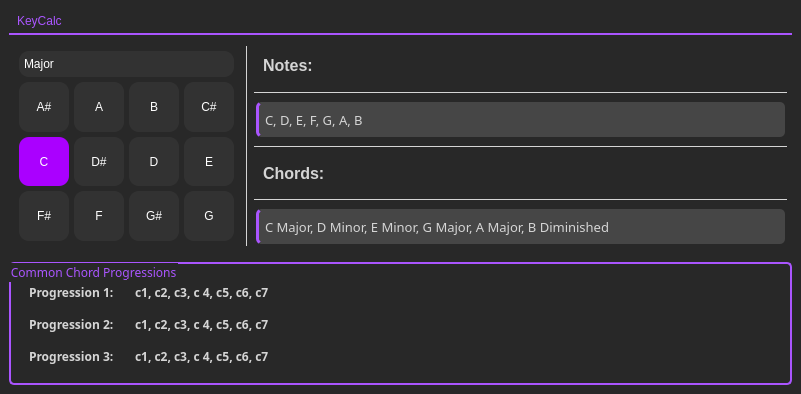
<?xml version="1.0" encoding="UTF-8"?>
<ui version="4.0">
 <class>KeyCalc</class>
 <widget class="QMainWindow" name="KeyCalc">
  <property name="geometry">
   <rect>
    <x>0</x>
    <y>0</y>
    <width>801</width>
    <height>394</height>
   </rect>
  </property>
  <property name="sizePolicy">
   <sizepolicy hsizetype="Fixed" vsizetype="Fixed">
    <horstretch>0</horstretch>
    <verstretch>0</verstretch>
   </sizepolicy>
  </property>
  <property name="palette">
   <palette>
    <active>
     <colorrole role="WindowText">
      <brush brushstyle="SolidPattern">
       <color alpha="255">
        <red>213</red>
        <green>213</green>
        <blue>213</blue>
       </color>
      </brush>
     </colorrole>
     <colorrole role="Button">
      <brush brushstyle="SolidPattern">
       <color alpha="255">
        <red>40</red>
        <green>40</green>
        <blue>40</blue>
       </color>
      </brush>
     </colorrole>
     <colorrole role="Light">
      <brush brushstyle="SolidPattern">
       <color alpha="255">
        <red>100</red>
        <green>100</green>
        <blue>100</blue>
       </color>
      </brush>
     </colorrole>
     <colorrole role="Midlight">
      <brush brushstyle="SolidPattern">
       <color alpha="255">
        <red>75</red>
        <green>75</green>
        <blue>75</blue>
       </color>
      </brush>
     </colorrole>
     <colorrole role="Dark">
      <brush brushstyle="SolidPattern">
       <color alpha="255">
        <red>50</red>
        <green>50</green>
        <blue>50</blue>
       </color>
      </brush>
     </colorrole>
     <colorrole role="Mid">
      <brush brushstyle="SolidPattern">
       <color alpha="255">
        <red>60</red>
        <green>60</green>
        <blue>60</blue>
       </color>
      </brush>
     </colorrole>
     <colorrole role="Text">
      <brush brushstyle="SolidPattern">
       <color alpha="255">
        <red>213</red>
        <green>213</green>
        <blue>213</blue>
       </color>
      </brush>
     </colorrole>
     <colorrole role="ButtonText">
      <brush brushstyle="SolidPattern">
       <color alpha="255">
        <red>213</red>
        <green>213</green>
        <blue>213</blue>
       </color>
      </brush>
     </colorrole>
     <colorrole role="Base">
      <brush brushstyle="SolidPattern">
       <color alpha="255">
        <red>40</red>
        <green>40</green>
        <blue>40</blue>
       </color>
      </brush>
     </colorrole>
     <colorrole role="Window">
      <brush brushstyle="SolidPattern">
       <color alpha="255">
        <red>40</red>
        <green>40</green>
        <blue>40</blue>
       </color>
      </brush>
     </colorrole>
     <colorrole role="Highlight">
      <brush brushstyle="SolidPattern">
       <color alpha="255">
        <red>170</red>
        <green>85</green>
        <blue>255</blue>
       </color>
      </brush>
     </colorrole>
     <colorrole role="AlternateBase">
      <brush brushstyle="SolidPattern">
       <color alpha="255">
        <red>80</red>
        <green>80</green>
        <blue>80</blue>
       </color>
      </brush>
     </colorrole>
     <colorrole role="ToolTipBase">
      <brush brushstyle="SolidPattern">
       <color alpha="255">
        <red>0</red>
        <green>0</green>
        <blue>0</blue>
       </color>
      </brush>
     </colorrole>
     <colorrole role="PlaceholderText">
      <brush brushstyle="SolidPattern">
       <color alpha="128">
        <red>213</red>
        <green>213</green>
        <blue>213</blue>
       </color>
      </brush>
     </colorrole>
    </active>
    <inactive>
     <colorrole role="WindowText">
      <brush brushstyle="SolidPattern">
       <color alpha="255">
        <red>213</red>
        <green>213</green>
        <blue>213</blue>
       </color>
      </brush>
     </colorrole>
     <colorrole role="Button">
      <brush brushstyle="SolidPattern">
       <color alpha="255">
        <red>40</red>
        <green>40</green>
        <blue>40</blue>
       </color>
      </brush>
     </colorrole>
     <colorrole role="Light">
      <brush brushstyle="SolidPattern">
       <color alpha="255">
        <red>100</red>
        <green>100</green>
        <blue>100</blue>
       </color>
      </brush>
     </colorrole>
     <colorrole role="Midlight">
      <brush brushstyle="SolidPattern">
       <color alpha="255">
        <red>75</red>
        <green>75</green>
        <blue>75</blue>
       </color>
      </brush>
     </colorrole>
     <colorrole role="Dark">
      <brush brushstyle="SolidPattern">
       <color alpha="255">
        <red>50</red>
        <green>50</green>
        <blue>50</blue>
       </color>
      </brush>
     </colorrole>
     <colorrole role="Mid">
      <brush brushstyle="SolidPattern">
       <color alpha="255">
        <red>60</red>
        <green>60</green>
        <blue>60</blue>
       </color>
      </brush>
     </colorrole>
     <colorrole role="Text">
      <brush brushstyle="SolidPattern">
       <color alpha="255">
        <red>213</red>
        <green>213</green>
        <blue>213</blue>
       </color>
      </brush>
     </colorrole>
     <colorrole role="ButtonText">
      <brush brushstyle="SolidPattern">
       <color alpha="255">
        <red>213</red>
        <green>213</green>
        <blue>213</blue>
       </color>
      </brush>
     </colorrole>
     <colorrole role="Base">
      <brush brushstyle="SolidPattern">
       <color alpha="255">
        <red>40</red>
        <green>40</green>
        <blue>40</blue>
       </color>
      </brush>
     </colorrole>
     <colorrole role="Window">
      <brush brushstyle="SolidPattern">
       <color alpha="255">
        <red>40</red>
        <green>40</green>
        <blue>40</blue>
       </color>
      </brush>
     </colorrole>
     <colorrole role="Highlight">
      <brush brushstyle="SolidPattern">
       <color alpha="255">
        <red>170</red>
        <green>85</green>
        <blue>255</blue>
       </color>
      </brush>
     </colorrole>
     <colorrole role="AlternateBase">
      <brush brushstyle="SolidPattern">
       <color alpha="255">
        <red>80</red>
        <green>80</green>
        <blue>80</blue>
       </color>
      </brush>
     </colorrole>
     <colorrole role="ToolTipBase">
      <brush brushstyle="SolidPattern">
       <color alpha="255">
        <red>0</red>
        <green>0</green>
        <blue>0</blue>
       </color>
      </brush>
     </colorrole>
     <colorrole role="PlaceholderText">
      <brush brushstyle="SolidPattern">
       <color alpha="128">
        <red>213</red>
        <green>213</green>
        <blue>213</blue>
       </color>
      </brush>
     </colorrole>
    </inactive>
    <disabled>
     <colorrole role="WindowText">
      <brush brushstyle="SolidPattern">
       <color alpha="255">
        <red>213</red>
        <green>213</green>
        <blue>213</blue>
       </color>
      </brush>
     </colorrole>
     <colorrole role="Button">
      <brush brushstyle="SolidPattern">
       <color alpha="255">
        <red>40</red>
        <green>40</green>
        <blue>40</blue>
       </color>
      </brush>
     </colorrole>
     <colorrole role="Light">
      <brush brushstyle="SolidPattern">
       <color alpha="255">
        <red>100</red>
        <green>100</green>
        <blue>100</blue>
       </color>
      </brush>
     </colorrole>
     <colorrole role="Midlight">
      <brush brushstyle="SolidPattern">
       <color alpha="255">
        <red>75</red>
        <green>75</green>
        <blue>75</blue>
       </color>
      </brush>
     </colorrole>
     <colorrole role="Dark">
      <brush brushstyle="SolidPattern">
       <color alpha="255">
        <red>50</red>
        <green>50</green>
        <blue>50</blue>
       </color>
      </brush>
     </colorrole>
     <colorrole role="Mid">
      <brush brushstyle="SolidPattern">
       <color alpha="255">
        <red>60</red>
        <green>60</green>
        <blue>60</blue>
       </color>
      </brush>
     </colorrole>
     <colorrole role="Text">
      <brush brushstyle="SolidPattern">
       <color alpha="255">
        <red>213</red>
        <green>213</green>
        <blue>213</blue>
       </color>
      </brush>
     </colorrole>
     <colorrole role="ButtonText">
      <brush brushstyle="SolidPattern">
       <color alpha="255">
        <red>213</red>
        <green>213</green>
        <blue>213</blue>
       </color>
      </brush>
     </colorrole>
     <colorrole role="Base">
      <brush brushstyle="SolidPattern">
       <color alpha="255">
        <red>40</red>
        <green>40</green>
        <blue>40</blue>
       </color>
      </brush>
     </colorrole>
     <colorrole role="Window">
      <brush brushstyle="SolidPattern">
       <color alpha="255">
        <red>40</red>
        <green>40</green>
        <blue>40</blue>
       </color>
      </brush>
     </colorrole>
     <colorrole role="Highlight">
      <brush brushstyle="SolidPattern">
       <color alpha="255">
        <red>0</red>
        <green>120</green>
        <blue>212</blue>
       </color>
      </brush>
     </colorrole>
     <colorrole role="AlternateBase">
      <brush brushstyle="SolidPattern">
       <color alpha="255">
        <red>80</red>
        <green>80</green>
        <blue>80</blue>
       </color>
      </brush>
     </colorrole>
     <colorrole role="ToolTipBase">
      <brush brushstyle="SolidPattern">
       <color alpha="255">
        <red>0</red>
        <green>0</green>
        <blue>0</blue>
       </color>
      </brush>
     </colorrole>
     <colorrole role="PlaceholderText">
      <brush brushstyle="SolidPattern">
       <color alpha="128">
        <red>213</red>
        <green>213</green>
        <blue>213</blue>
       </color>
      </brush>
     </colorrole>
    </disabled>
   </palette>
  </property>
  <property name="font">
   <font>
    <family>Montserrat Medium</family>
   </font>
  </property>
  <property name="windowTitle">
   <string>KeyCalc</string>
  </property>
  <property name="windowIcon">
   <iconset>
    <normaloff>../../../Pictures/Icons/work_construction_office_repair_building_wrench_tool_toolkit_icon_262375.ico</normaloff>../../../Pictures/Icons/work_construction_office_repair_building_wrench_tool_toolkit_icon_262375.ico</iconset>
  </property>
  <property name="accessibleName">
   <string>KeyCalc</string>
  </property>
  <property name="styleSheet">
   <string notr="true">QWidget{
	color:rgb(213, 213, 213);
	background-color:rgb(40, 40, 40)
}

Line{
	background-color: rgb(213, 213, 213);
}

QLabel{
	padding: 5px;
}

QGroupBox{
	color:rgb(170, 85, 255);
	border:2px solid rgb(170, 85, 255);
	padding:10px 5px 5px 5px;
	border-radius: 5px
}

</string>
  </property>
  <property name="animated">
   <bool>false</bool>
  </property>
  <property name="documentMode">
   <bool>false</bool>
  </property>
  <property name="tabShape">
   <enum>QTabWidget::TabShape::Rounded</enum>
  </property>
  <widget class="QWidget" name="widget">
   <layout class="QGridLayout" name="gridLayout_4">
    <item row="0" column="0">
     <widget class="QLabel" name="TitleCard">
      <property name="sizePolicy">
       <sizepolicy hsizetype="Preferred" vsizetype="Fixed">
        <horstretch>0</horstretch>
        <verstretch>0</verstretch>
       </sizepolicy>
      </property>
      <property name="styleSheet">
       <string notr="true">QLabel{
	font: 57 14pt &quot;Montserrat Medium&quot;;
	color: rgb(170, 85, 255);
	border-bottom: 2px solid rgb(170, 85, 255);
}</string>
      </property>
      <property name="text">
       <string>KeyCalc</string>
      </property>
      <property name="scaledContents">
       <bool>false</bool>
      </property>
     </widget>
    </item>
    <item row="1" column="0">
     <layout class="QGridLayout" name="gridLayout_3">
      <property name="leftMargin">
       <number>5</number>
      </property>
      <property name="topMargin">
       <number>5</number>
      </property>
      <property name="rightMargin">
       <number>5</number>
      </property>
      <property name="bottomMargin">
       <number>10</number>
      </property>
      <item row="0" column="0">
       <widget class="QFrame" name="frame">
        <property name="sizePolicy">
         <sizepolicy hsizetype="Fixed" vsizetype="Fixed">
          <horstretch>0</horstretch>
          <verstretch>0</verstretch>
         </sizepolicy>
        </property>
        <property name="minimumSize">
         <size>
          <width>225</width>
          <height>200</height>
         </size>
        </property>
        <property name="layoutDirection">
         <enum>Qt::LayoutDirection::LeftToRight</enum>
        </property>
        <property name="autoFillBackground">
         <bool>false</bool>
        </property>
        <property name="styleSheet">
         <string notr="true">QFrame{
  background-color: none;
  border: none;
}

QPushButton
{
  background-color: rgb(50, 50, 50);
  color: rgb(255, 255, 255);
  border:none;
  border-radius: 10px;
  font: 57 10pt &quot;Montserrat Medium&quot;;
}

QPushButton:hover{
  background-color:rgb(170, 85, 255);
}

QPushButton:pressed, QPushButton:checked{
  background-color: rgb(170, 0, 255);
}

QComboBox{
  background-color: rgb(50, 50, 50);
  color: rgb(255, 255, 255);
  border:none;
  border-radius: 10px;
  font: 57 10pt &quot;Montserrat Medium&quot;;
  padding: 5px
}

QComboBox:hover{
  background-color: rgb(170, 85, 255);
}
QComboBox::drop-down{
  color:rgb(255, 255, 255);
  border:none;
  background-color:none;
}

QComboBox QAbstractItemView{
	background-color:black
}
QComboBox QAbstractItemView::item {
    color: white;
}

QComboBox QAbstractItemView::item:hover {
    background-color: rgb(170, 85, 255);
    color: white;
}


QComboBox QAbstractItemView::item:selected {
    background-color: rgb(170, 85, 255);
    color: white;
}</string>
        </property>
        <property name="frameShape">
         <enum>QFrame::Shape::Panel</enum>
        </property>
        <property name="frameShadow">
         <enum>QFrame::Shadow::Plain</enum>
        </property>
        <layout class="QGridLayout" name="gridLayout_2">
         <property name="leftMargin">
          <number>0</number>
         </property>
         <property name="topMargin">
          <number>0</number>
         </property>
         <property name="rightMargin">
          <number>0</number>
         </property>
         <property name="bottomMargin">
          <number>0</number>
         </property>
         <property name="horizontalSpacing">
          <number>0</number>
         </property>
         <item row="0" column="0">
          <layout class="QGridLayout" name="gridLayout">
           <property name="sizeConstraint">
            <enum>QLayout::SizeConstraint::SetDefaultConstraint</enum>
           </property>
           <property name="leftMargin">
            <number>5</number>
           </property>
           <property name="topMargin">
            <number>5</number>
           </property>
           <property name="rightMargin">
            <number>5</number>
           </property>
           <property name="bottomMargin">
            <number>5</number>
           </property>
           <property name="spacing">
            <number>5</number>
           </property>
           <item row="1" column="0">
            <widget class="QComboBox" name="ModeSelector">
             <property name="layoutDirection">
              <enum>Qt::LayoutDirection::LeftToRight</enum>
             </property>
             <item>
              <property name="text">
               <string>Major</string>
              </property>
             </item>
             <item>
              <property name="text">
               <string>Minor</string>
              </property>
             </item>
             <item>
              <property name="text">
               <string>Mixolydian</string>
              </property>
             </item>
             <item>
              <property name="text">
               <string>Dorian</string>
              </property>
             </item>
             <item>
              <property name="text">
               <string>Lydian</string>
              </property>
             </item>
             <item>
              <property name="text">
               <string>Locrian</string>
              </property>
             </item>
            </widget>
           </item>
           <item row="2" column="0" rowspan="2">
            <layout class="QGridLayout" name="NoteSelection">
             <property name="sizeConstraint">
              <enum>QLayout::SizeConstraint::SetDefaultConstraint</enum>
             </property>
             <property name="leftMargin">
              <number>0</number>
             </property>
             <item row="1" column="3">
              <widget class="QPushButton" name="CsharpButton">
               <property name="sizePolicy">
                <sizepolicy hsizetype="Expanding" vsizetype="Expanding">
                 <horstretch>0</horstretch>
                 <verstretch>0</verstretch>
                </sizepolicy>
               </property>
               <property name="minimumSize">
                <size>
                 <width>10</width>
                 <height>10</height>
                </size>
               </property>
               <property name="maximumSize">
                <size>
                 <width>16777215</width>
                 <height>508</height>
                </size>
               </property>
               <property name="styleSheet">
                <string notr="true"/>
               </property>
               <property name="text">
                <string>C#</string>
               </property>
               <property name="checkable">
                <bool>true</bool>
               </property>
               <property name="default">
                <bool>false</bool>
               </property>
               <property name="flat">
                <bool>false</bool>
               </property>
               <attribute name="buttonGroup">
                <string notr="true">NoteButtons</string>
               </attribute>
              </widget>
             </item>
             <item row="1" column="2">
              <widget class="QPushButton" name="BButton">
               <property name="sizePolicy">
                <sizepolicy hsizetype="Expanding" vsizetype="Expanding">
                 <horstretch>0</horstretch>
                 <verstretch>0</verstretch>
                </sizepolicy>
               </property>
               <property name="minimumSize">
                <size>
                 <width>10</width>
                 <height>10</height>
                </size>
               </property>
               <property name="maximumSize">
                <size>
                 <width>16777215</width>
                 <height>508</height>
                </size>
               </property>
               <property name="styleSheet">
                <string notr="true"/>
               </property>
               <property name="text">
                <string>B</string>
               </property>
               <property name="checkable">
                <bool>true</bool>
               </property>
               <attribute name="buttonGroup">
                <string notr="true">NoteButtons</string>
               </attribute>
              </widget>
             </item>
             <item row="2" column="1">
              <widget class="QPushButton" name="DSharpButton">
               <property name="sizePolicy">
                <sizepolicy hsizetype="Expanding" vsizetype="Expanding">
                 <horstretch>0</horstretch>
                 <verstretch>0</verstretch>
                </sizepolicy>
               </property>
               <property name="minimumSize">
                <size>
                 <width>10</width>
                 <height>10</height>
                </size>
               </property>
               <property name="maximumSize">
                <size>
                 <width>16777215</width>
                 <height>508</height>
                </size>
               </property>
               <property name="styleSheet">
                <string notr="true"/>
               </property>
               <property name="text">
                <string>D#</string>
               </property>
               <property name="checkable">
                <bool>true</bool>
               </property>
               <attribute name="buttonGroup">
                <string notr="true">NoteButtons</string>
               </attribute>
              </widget>
             </item>
             <item row="2" column="2">
              <widget class="QPushButton" name="DButton">
               <property name="sizePolicy">
                <sizepolicy hsizetype="Expanding" vsizetype="Expanding">
                 <horstretch>0</horstretch>
                 <verstretch>0</verstretch>
                </sizepolicy>
               </property>
               <property name="minimumSize">
                <size>
                 <width>10</width>
                 <height>10</height>
                </size>
               </property>
               <property name="maximumSize">
                <size>
                 <width>16777215</width>
                 <height>508</height>
                </size>
               </property>
               <property name="styleSheet">
                <string notr="true"/>
               </property>
               <property name="text">
                <string>D</string>
               </property>
               <property name="checkable">
                <bool>true</bool>
               </property>
               <attribute name="buttonGroup">
                <string notr="true">NoteButtons</string>
               </attribute>
              </widget>
             </item>
             <item row="4" column="3">
              <widget class="QPushButton" name="GButton">
               <property name="sizePolicy">
                <sizepolicy hsizetype="Expanding" vsizetype="Expanding">
                 <horstretch>0</horstretch>
                 <verstretch>0</verstretch>
                </sizepolicy>
               </property>
               <property name="minimumSize">
                <size>
                 <width>10</width>
                 <height>10</height>
                </size>
               </property>
               <property name="maximumSize">
                <size>
                 <width>16777215</width>
                 <height>508</height>
                </size>
               </property>
               <property name="styleSheet">
                <string notr="true"/>
               </property>
               <property name="text">
                <string>G</string>
               </property>
               <property name="checkable">
                <bool>true</bool>
               </property>
               <attribute name="buttonGroup">
                <string notr="true">NoteButtons</string>
               </attribute>
              </widget>
             </item>
             <item row="2" column="0">
              <widget class="QPushButton" name="CButton">
               <property name="sizePolicy">
                <sizepolicy hsizetype="Expanding" vsizetype="Expanding">
                 <horstretch>0</horstretch>
                 <verstretch>0</verstretch>
                </sizepolicy>
               </property>
               <property name="minimumSize">
                <size>
                 <width>10</width>
                 <height>10</height>
                </size>
               </property>
               <property name="maximumSize">
                <size>
                 <width>16777215</width>
                 <height>508</height>
                </size>
               </property>
               <property name="styleSheet">
                <string notr="true"/>
               </property>
               <property name="text">
                <string>C</string>
               </property>
               <property name="checkable">
                <bool>true</bool>
               </property>
               <property name="checked">
                <bool>true</bool>
               </property>
               <attribute name="buttonGroup">
                <string notr="true">NoteButtons</string>
               </attribute>
              </widget>
             </item>
             <item row="4" column="0">
              <widget class="QPushButton" name="FSharpButton">
               <property name="sizePolicy">
                <sizepolicy hsizetype="Expanding" vsizetype="Expanding">
                 <horstretch>0</horstretch>
                 <verstretch>0</verstretch>
                </sizepolicy>
               </property>
               <property name="minimumSize">
                <size>
                 <width>10</width>
                 <height>10</height>
                </size>
               </property>
               <property name="maximumSize">
                <size>
                 <width>16777215</width>
                 <height>508</height>
                </size>
               </property>
               <property name="styleSheet">
                <string notr="true"/>
               </property>
               <property name="text">
                <string>F#</string>
               </property>
               <property name="checkable">
                <bool>true</bool>
               </property>
               <attribute name="buttonGroup">
                <string notr="true">NoteButtons</string>
               </attribute>
              </widget>
             </item>
             <item row="4" column="1">
              <widget class="QPushButton" name="FButton">
               <property name="sizePolicy">
                <sizepolicy hsizetype="Expanding" vsizetype="Expanding">
                 <horstretch>0</horstretch>
                 <verstretch>0</verstretch>
                </sizepolicy>
               </property>
               <property name="minimumSize">
                <size>
                 <width>10</width>
                 <height>10</height>
                </size>
               </property>
               <property name="maximumSize">
                <size>
                 <width>16777215</width>
                 <height>508</height>
                </size>
               </property>
               <property name="styleSheet">
                <string notr="true"/>
               </property>
               <property name="text">
                <string>F</string>
               </property>
               <property name="checkable">
                <bool>true</bool>
               </property>
               <attribute name="buttonGroup">
                <string notr="true">NoteButtons</string>
               </attribute>
              </widget>
             </item>
             <item row="2" column="3">
              <widget class="QPushButton" name="EButton">
               <property name="sizePolicy">
                <sizepolicy hsizetype="Expanding" vsizetype="Expanding">
                 <horstretch>0</horstretch>
                 <verstretch>0</verstretch>
                </sizepolicy>
               </property>
               <property name="minimumSize">
                <size>
                 <width>10</width>
                 <height>10</height>
                </size>
               </property>
               <property name="maximumSize">
                <size>
                 <width>16777215</width>
                 <height>508</height>
                </size>
               </property>
               <property name="styleSheet">
                <string notr="true"/>
               </property>
               <property name="text">
                <string>E</string>
               </property>
               <property name="checkable">
                <bool>true</bool>
               </property>
               <attribute name="buttonGroup">
                <string notr="true">NoteButtons</string>
               </attribute>
              </widget>
             </item>
             <item row="1" column="1">
              <widget class="QPushButton" name="AButton">
               <property name="enabled">
                <bool>true</bool>
               </property>
               <property name="sizePolicy">
                <sizepolicy hsizetype="Expanding" vsizetype="Expanding">
                 <horstretch>0</horstretch>
                 <verstretch>0</verstretch>
                </sizepolicy>
               </property>
               <property name="minimumSize">
                <size>
                 <width>10</width>
                 <height>10</height>
                </size>
               </property>
               <property name="maximumSize">
                <size>
                 <width>16777215</width>
                 <height>508</height>
                </size>
               </property>
               <property name="styleSheet">
                <string notr="true"/>
               </property>
               <property name="text">
                <string>A</string>
               </property>
               <property name="checkable">
                <bool>true</bool>
               </property>
               <property name="flat">
                <bool>false</bool>
               </property>
               <attribute name="buttonGroup">
                <string notr="true">NoteButtons</string>
               </attribute>
              </widget>
             </item>
             <item row="4" column="2">
              <widget class="QPushButton" name="GsharpButton">
               <property name="sizePolicy">
                <sizepolicy hsizetype="Expanding" vsizetype="Expanding">
                 <horstretch>0</horstretch>
                 <verstretch>0</verstretch>
                </sizepolicy>
               </property>
               <property name="minimumSize">
                <size>
                 <width>10</width>
                 <height>10</height>
                </size>
               </property>
               <property name="maximumSize">
                <size>
                 <width>16777215</width>
                 <height>508</height>
                </size>
               </property>
               <property name="styleSheet">
                <string notr="true"/>
               </property>
               <property name="text">
                <string>G#</string>
               </property>
               <property name="checkable">
                <bool>true</bool>
               </property>
               <attribute name="buttonGroup">
                <string notr="true">NoteButtons</string>
               </attribute>
              </widget>
             </item>
             <item row="1" column="0">
              <widget class="QPushButton" name="ASharpButton">
               <property name="sizePolicy">
                <sizepolicy hsizetype="Expanding" vsizetype="Expanding">
                 <horstretch>0</horstretch>
                 <verstretch>0</verstretch>
                </sizepolicy>
               </property>
               <property name="minimumSize">
                <size>
                 <width>10</width>
                 <height>10</height>
                </size>
               </property>
               <property name="maximumSize">
                <size>
                 <width>16777215</width>
                 <height>508</height>
                </size>
               </property>
               <property name="styleSheet">
                <string notr="true"/>
               </property>
               <property name="text">
                <string>A#</string>
               </property>
               <property name="checkable">
                <bool>true</bool>
               </property>
               <attribute name="buttonGroup">
                <string notr="true">NoteButtons</string>
               </attribute>
              </widget>
             </item>
            </layout>
           </item>
          </layout>
         </item>
        </layout>
       </widget>
      </item>
      <item row="0" column="1">
       <widget class="Line" name="line_4">
        <property name="frameShadow">
         <enum>QFrame::Shadow::Plain</enum>
        </property>
        <property name="lineWidth">
         <number>1</number>
        </property>
        <property name="orientation">
         <enum>Qt::Orientation::Vertical</enum>
        </property>
       </widget>
      </item>
      <item row="0" column="2">
       <layout class="QVBoxLayout" name="verticalLayout_2">
        <item>
         <widget class="QLabel" name="ChordsTitle">
          <property name="font">
           <font>
            <family>MS Shell Dlg 2</family>
            <pointsize>12</pointsize>
            <bold>true</bold>
           </font>
          </property>
          <property name="text">
           <string>Notes:</string>
          </property>
         </widget>
        </item>
        <item>
         <widget class="Line" name="line_2">
          <property name="frameShadow">
           <enum>QFrame::Shadow::Plain</enum>
          </property>
          <property name="lineWidth">
           <number>1</number>
          </property>
          <property name="orientation">
           <enum>Qt::Orientation::Horizontal</enum>
          </property>
         </widget>
        </item>
        <item>
         <widget class="QLabel" name="NotesBox">
          <property name="font">
           <font>
            <family>Montserrat</family>
            <pointsize>10</pointsize>
           </font>
          </property>
          <property name="styleSheet">
           <string notr="true">QLabel{
	margin:2px;
	padding:3px;
	background-color: rgb(70, 70, 70);
	border-left: 3px solid rgb(170, 85, 255);
	border-radius: 5px;
}</string>
          </property>
          <property name="text">
           <string>C, D, E, F, G, A, B</string>
          </property>
         </widget>
        </item>
        <item>
         <widget class="Line" name="line">
          <property name="frameShadow">
           <enum>QFrame::Shadow::Plain</enum>
          </property>
          <property name="lineWidth">
           <number>1</number>
          </property>
          <property name="orientation">
           <enum>Qt::Orientation::Horizontal</enum>
          </property>
         </widget>
        </item>
        <item>
         <widget class="QLabel" name="label_3">
          <property name="font">
           <font>
            <family>MS Shell Dlg 2</family>
            <pointsize>12</pointsize>
            <bold>true</bold>
            <underline>false</underline>
           </font>
          </property>
          <property name="text">
           <string>Chords:</string>
          </property>
         </widget>
        </item>
        <item>
         <widget class="Line" name="line_3">
          <property name="frameShadow">
           <enum>QFrame::Shadow::Plain</enum>
          </property>
          <property name="lineWidth">
           <number>1</number>
          </property>
          <property name="orientation">
           <enum>Qt::Orientation::Horizontal</enum>
          </property>
         </widget>
        </item>
        <item>
         <widget class="QLabel" name="ChordsBox">
          <property name="font">
           <font>
            <family>Montserrat</family>
            <pointsize>10</pointsize>
           </font>
          </property>
          <property name="styleSheet">
           <string notr="true">QLabel{
	margin:2px;
	padding:3px;
	background-color: rgb(70, 70, 70);
	border-left: 3px solid rgb(170, 85, 255);
	border-radius: 5px;
}</string>
          </property>
          <property name="text">
           <string>C Major, D Minor, E Minor, G Major, A Major, B Diminished</string>
          </property>
         </widget>
        </item>
       </layout>
      </item>
     </layout>
    </item>
    <item row="3" column="0">
     <widget class="QGroupBox" name="groupBox">
      <property name="font">
       <font>
        <family>Montserrat Medium</family>
       </font>
      </property>
      <property name="title">
       <string>Common Chord Progressions</string>
      </property>
      <property name="flat">
       <bool>false</bool>
      </property>
      <property name="checkable">
       <bool>false</bool>
      </property>
      <layout class="QFormLayout" name="formLayout">
       <property name="sizeConstraint">
        <enum>QLayout::SizeConstraint::SetDefaultConstraint</enum>
       </property>
       <property name="fieldGrowthPolicy">
        <enum>QFormLayout::FieldGrowthPolicy::FieldsStayAtSizeHint</enum>
       </property>
       <property name="horizontalSpacing">
        <number>5</number>
       </property>
       <property name="verticalSpacing">
        <number>5</number>
       </property>
       <property name="leftMargin">
        <number>5</number>
       </property>
       <property name="topMargin">
        <number>5</number>
       </property>
       <property name="rightMargin">
        <number>5</number>
       </property>
       <property name="bottomMargin">
        <number>5</number>
       </property>
       <item row="0" column="0">
        <widget class="QLabel" name="label">
         <property name="enabled">
          <bool>false</bool>
         </property>
         <property name="font">
          <font>
           <family>Montserrat Medium</family>
          </font>
         </property>
         <property name="frameShape">
          <enum>QFrame::Shape::NoFrame</enum>
         </property>
         <property name="text">
          <string>&lt;html&gt;&lt;head/&gt;&lt;body&gt;&lt;p&gt;&lt;span style=&quot; font-weight:600;&quot;&gt;Progression 1:&lt;/span&gt;&lt;/p&gt;&lt;/body&gt;&lt;/html&gt;</string>
         </property>
         <property name="scaledContents">
          <bool>false</bool>
         </property>
         <property name="wordWrap">
          <bool>false</bool>
         </property>
        </widget>
       </item>
       <item row="0" column="1">
        <widget class="QLabel" name="Progression1">
         <property name="font">
          <font>
           <family>Montserrat Medium</family>
          </font>
         </property>
         <property name="text">
          <string>&lt;html&gt;&lt;head/&gt;&lt;body&gt;&lt;p&gt;&lt;span style=&quot; font-weight:600;&quot;&gt;c1, c2, c3, c 4, c5, c6, c7&lt;/span&gt;&lt;/p&gt;&lt;/body&gt;&lt;/html&gt;</string>
         </property>
        </widget>
       </item>
       <item row="1" column="0">
        <widget class="QLabel" name="label_4">
         <property name="font">
          <font>
           <family>Montserrat Medium</family>
          </font>
         </property>
         <property name="text">
          <string>&lt;html&gt;&lt;head/&gt;&lt;body&gt;&lt;p&gt;&lt;span style=&quot; font-weight:600;&quot;&gt;Progression 2:&lt;/span&gt;&lt;/p&gt;&lt;/body&gt;&lt;/html&gt;</string>
         </property>
        </widget>
       </item>
       <item row="1" column="1">
        <widget class="QLabel" name="Progression2">
         <property name="font">
          <font>
           <family>Montserrat Medium</family>
          </font>
         </property>
         <property name="text">
          <string>&lt;html&gt;&lt;head/&gt;&lt;body&gt;&lt;p&gt;&lt;span style=&quot; font-weight:600;&quot;&gt;c1, c2, c3, c 4, c5, c6, c7&lt;/span&gt;&lt;/p&gt;&lt;/body&gt;&lt;/html&gt;</string>
         </property>
        </widget>
       </item>
       <item row="2" column="0">
        <widget class="QLabel" name="label_6">
         <property name="font">
          <font>
           <family>Montserrat Medium</family>
          </font>
         </property>
         <property name="text">
          <string>&lt;html&gt;&lt;head/&gt;&lt;body&gt;&lt;p&gt;&lt;span style=&quot; font-weight:600;&quot;&gt;Progression 3:&lt;/span&gt;&lt;/p&gt;&lt;/body&gt;&lt;/html&gt;</string>
         </property>
        </widget>
       </item>
       <item row="2" column="1">
        <widget class="QLabel" name="Progression3">
         <property name="font">
          <font>
           <family>Montserrat Medium</family>
          </font>
         </property>
         <property name="text">
          <string>&lt;html&gt;&lt;head/&gt;&lt;body&gt;&lt;p&gt;&lt;span style=&quot; font-weight:600;&quot;&gt;c1, c2, c3, c 4, c5, c6, c7&lt;/span&gt;&lt;/p&gt;&lt;/body&gt;&lt;/html&gt;</string>
         </property>
        </widget>
       </item>
      </layout>
     </widget>
    </item>
   </layout>
  </widget>
 </widget>
 <resources/>
 <connections/>
 <buttongroups>
  <buttongroup name="NoteButtons"/>
 </buttongroups>
</ui>
